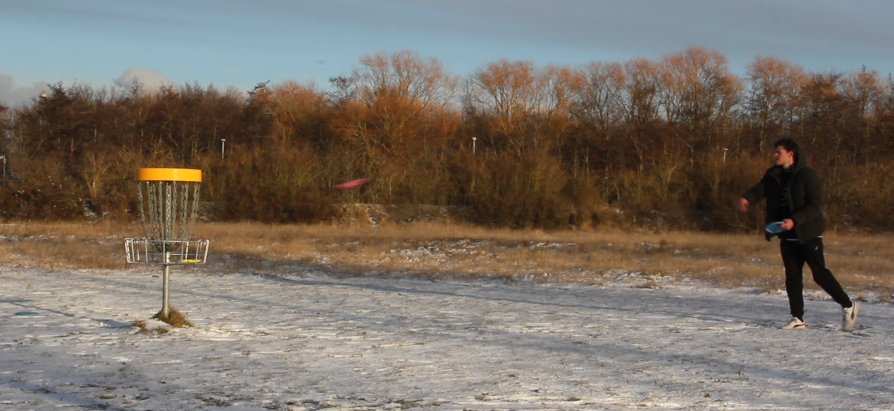
#> input picture images/disc3.jpg, 1787 x 822 px (shown at 1/2 size)
$ python filters.py   (older library calls are emulated)
#> lines starting #> are read from the running program, lines starting #| are printed output that depends on the picture
import cv2
import numpy as np
from matplotlib import pyplot as plt


gray = cv2.imread("../images/disc3.jpg", 0)
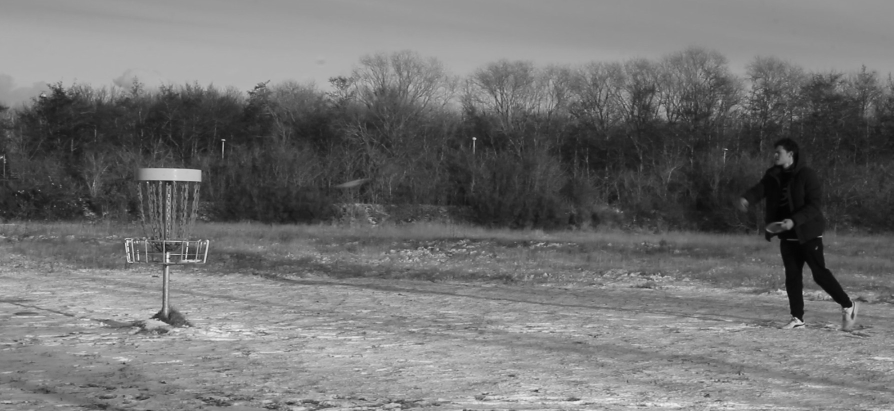
#> gray: shape (822, 1787) (shown at 1/2 size); min 1, max 252, mean 113.3
bgr = cv2.imread("../images/disc3.jpg")
#> bgr is the input picture: shape (822, 1787, 3); mean B, G, R 102.1, 111.6, 120.8
hsv = cv2.cvtColor(bgr, cv2.COLOR_BGR2HSV)
#> hsv: shape (822, 1787, 3); mean H, S, V 39, 78.5, 127.6

gauss = cv2.GaussianBlur(gray, (5, 5), 0)
bilat = cv2.bilateralFilter(gray, 19, sigmaColor=75, sigmaSpace=75)

#_, th3 = cv2.threshold(gray, 125, 255, cv2.THRESH_BINARY+cv2.THRESH_OTSU)

# [62 lines left out: functions compareEdges, compareThresholds, hueEdges, contourDetection, not called in this run]


def blobDetection(grayimg):
    # Then blob detection on the contour image
    parameters = cv2.SimpleBlobDetector_Params()

    parameters.filterByArea = True
    parameters.minArea = 100
    parameters.maxArea = 1000000
    parameters.filterByCircularity = True
    parameters.minCircularity = 0.5
    parameters.filterByInertia = True
    parameters.minInertiaRatio = 0.1
    parameters.filterByConvexity = True
    parameters.minConvexity = 0.99

    detector = cv2.SimpleBlobDetector_create(parameters)

    dst = cv2.equalizeHist(grayimg)
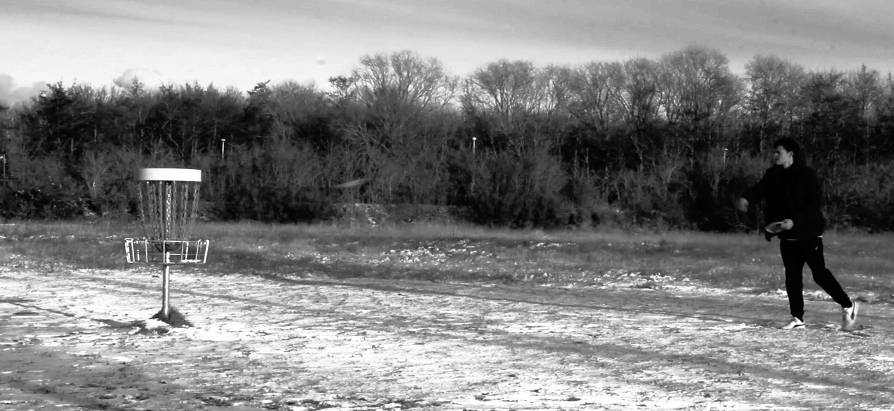
#> dst: shape (822, 1787) (shown at 1/2 size); min 0, max 255, mean 128.4

    keypoints = detector.detect(dst)
#> keypoints = ()
    imageWithKeypoints = cv2.drawKeypoints(dst,
                                           keypoints,
                                           np.array([]),
                                           (0,0,255),
                                           cv2.DrawMatchesFlags_DRAW_RICH_KEYPOINTS
                                           )
    cv2.imshow("Blobs", imageWithKeypoints)
    cv2.waitKey(0)
    cv2.destroyAllWindows()


# [6 lines left out: function showComparison, not called in this run]

#compareThresholds(bilat)
blobDetection(gray)
#compareEdges(gauss)
#hueEdges(hsv)
#contourDetection(gray)
